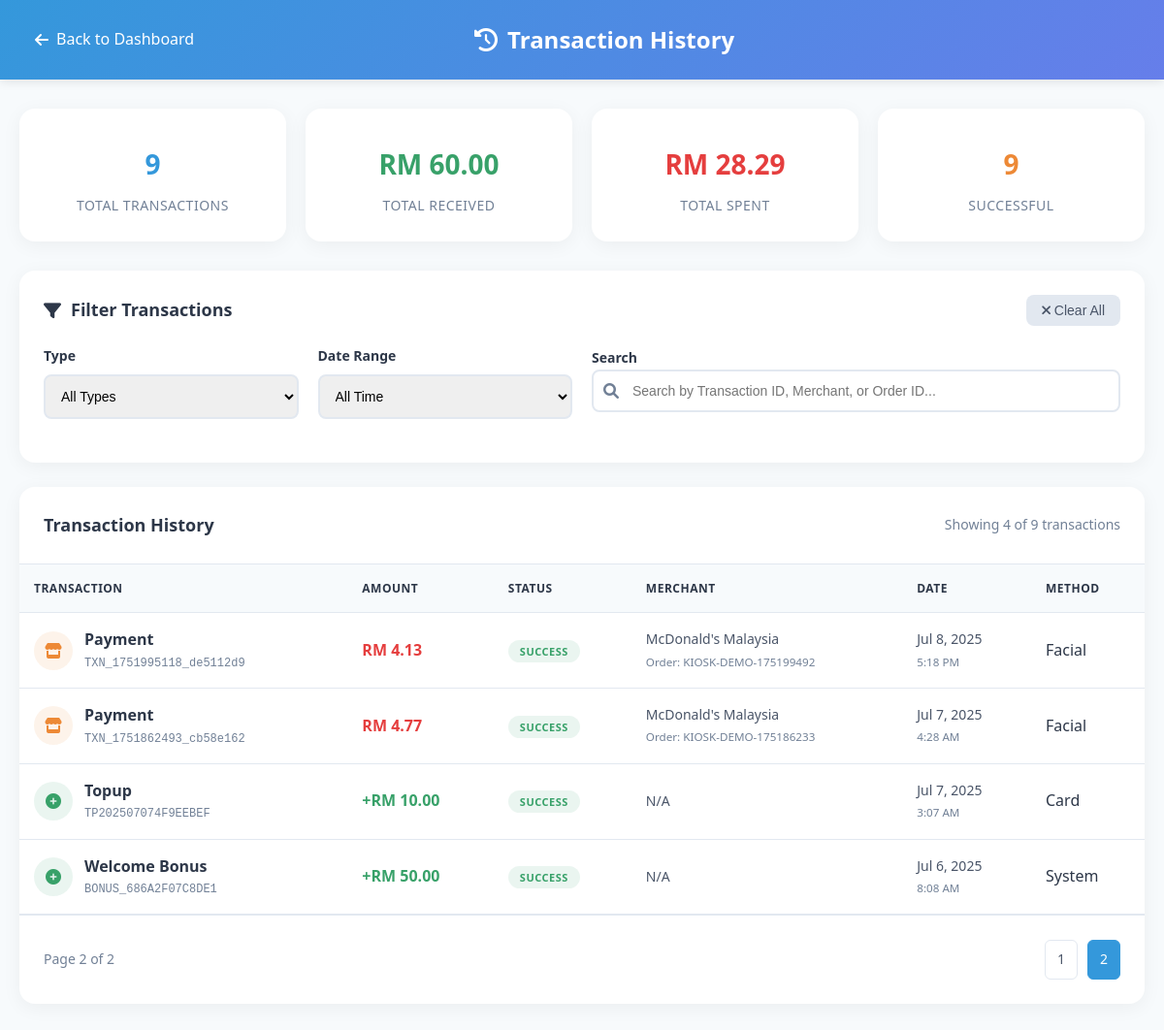
Page /customer_side/transaction_history.php?page=2 (signed in) on the committed database.
### tables this page shows
CREATE TABLE `transactions` (
  `id` int(11) NOT NULL,
  `user_id` int(11) NOT NULL,
  `transaction_id` varchar(100) DEFAULT NULL,
  `amount` decimal(10,2) NOT NULL,
  `status` enum('success','failed') DEFAULT 'success',
  `payment_method` varchar(50) DEFAULT 'facial',
  `timestamp` timestamp NOT NULL DEFAULT current_timestamp(),
  `order_id` varchar(20) DEFAULT NULL,
  `merchant_id` varchar(50) DEFAULT NULL,
  `merchant_name` varchar(100) DEFAULT NULL,
  `kiosk_id` varchar(50) DEFAULT NULL,
  `transaction_type` enum('payment','topup','transfer_send','transfer_receive','refund','Welcome Bonus') DEFAULT 'payment',
  `amount_encrypted` text DEFAULT NULL,
  `currency` varchar(3) DEFAULT 'MYR',
  `recipient_id` int(11) DEFAULT NULL,
  `merchant_info` longtext DEFAULT NULL CHECK (json_valid(`merchant_info`)),
  `failure_reason` text DEFAULT NULL,
  `metadata` longtext DEFAULT NULL CHECK (json_valid(`metadata`)),
  `ip_address` varchar(45) DEFAULT NULL,
  `user_agent` text DEFAULT NULL,
  `updated_at` timestamp NOT NULL DEFAULT current_timestamp() ON UPDATE current_timestamp()
);

### customer_side/transaction_history.php (the view, shortened to what this page needs)
<?php
$user_db_id = $_SESSION['user_db_id'] ?? null;
$items_per_page = 5;
$current_page = isset($_GET['page']) ? max(1, intval($_GET['page'])) : 1;
$offset = ($current_page - 1) * $items_per_page;
$type_filter = $_GET['type'] ?? 'all';
$date_filter = $_GET['date'] ?? 'all';
$search_filter = $_GET['search'] ?? '';
try {
    $conn = dbConnect();
    $where_conditions = ["user_id = ?"];
    $params = [$user_db_id];
    $param_types = "i";
    $where_clause = implode(" AND ", $where_conditions);
    $count_query = "SELECT COUNT(*) as total FROM transactions WHERE {$where_clause}";
    $stmt = $conn->prepare($count_query);
    if (!empty($params)) {
        $stmt->bind_param($param_types, ...$params);
    }
    $stmt->execute();
    $result = $stmt->get_result();
    $total_records = $result->fetch_assoc()['total'];
    $total_pages = ceil($total_records / $items_per_page);
    $query = "
        SELECT
            id, transaction_id, amount, status, payment_method, timestamp,
            order_id, merchant_id, merchant_name, transaction_type, currency,
            recipient_id, failure_reason, ip_address
        FROM transactions
        WHERE {$where_clause}
        ORDER BY timestamp DESC
        LIMIT ? OFFSET ?
    ";
    $stmt = $conn->prepare($query);
    $params[] = $items_per_page;
    $params[] = $offset;
    $param_types .= "ii";
    $stmt->bind_param($param_types, ...$params);
    $stmt->execute();
    $result = $stmt->get_result();
    $transactions = [];
    while ($row = $result->fetch_assoc()) {
        $transactions[] = $row;
    }
    $summary_query = "
        SELECT
            COUNT(*) as total_transactions,
            SUM(CASE WHEN amount > 0 THEN amount ELSE 0 END) as total_received,
            SUM(CASE WHEN amount < 0 THEN ABS(amount) ELSE 0 END) as total_spent,
            COUNT(CASE WHEN status = 'success' THEN 1 END) as successful_transactions
        FROM transactions
        WHERE {$where_clause}
    ";
    $stmt = $conn->prepare($summary_query);
    if (count($params) > 2) {
        $summary_params = array_slice($params, 0, -2);
        $summary_types = substr($param_types, 0, -2);
        $stmt->bind_param($summary_types, ...$summary_params);
    }
    $stmt->execute();
    $result = $stmt->get_result();
    $summary = $result->fetch_assoc();
} catch (Exception $e) {
    error_log("Transaction history error: " . $e->getMessage());
    $error = "Unable to load transaction history.";
    $transactions = [];
    $summary = [
        'total_transactions' => 0,
        'total_received' => 0,
        'total_spent' => 0,
        'successful_transactions' => 0
    ];
    $total_pages = 1;
    $total_records = 0;
}
function getStatusBadgeClass($status) {
    switch ($status) {
        case 'success': return 'status-success';
    }
}
function getTransactionIcon($type, $amount) {
    if ($amount > 0) {
        return 'fas fa-plus-circle';
    } else {
        switch ($type) {
            case 'payment': return 'fas fa-store';
        }
    }
}
function getTransactionColor($amount) {
    return $amount > 0 ? 'transaction-incoming' : 'transaction-outgoing';
}
?>
<!DOCTYPE html>
<html lang="en">
<head>
    <link rel="stylesheet" href="https://cdnjs.cloudflare.com/ajax/libs/font-awesome/6.0.0/css/all.min.css">
</head>
<body>
    <header class="header">
        <div class="header-content">
            <a href="dashboard.php" class="back-btn">
                <i class="fas fa-arrow-left"></i>
                Back to Dashboard
            </a>
            <div class="page-title">
                <i class="fas fa-history"></i>
                Transaction History
            </div>
        </div>
    </header>
    <main class="main-content">
        <div class="summary-grid">
            <div class="summary-card">
                <div class="summary-value value-primary"><?= number_format($summary['total_transactions']) ?></div>
                <div class="summary-label">Total Transactions</div>
            </div>
            <div class="summary-card">
                <div class="summary-value value-received">RM <?= number_format($summary['total_received'], 2) ?></div>
                <div class="summary-label">Total Received</div>
            </div>
            <div class="summary-card">
                <div class="summary-value value-spent">RM <?= number_format($summary['total_spent'], 2) ?></div>
                <div class="summary-label">Total Spent</div>
            </div>
            <div class="summary-card">
                <div class="summary-value value-warning"><?= number_format($summary['successful_transactions']) ?></div>
                <div class="summary-label">Successful</div>
            </div>
        </div>
        <div class="filters-section">
            <div class="filters-header">
                <div class="filters-title">
                    <i class="fas fa-filter"></i>
                    Filter Transactions
                </div>
                <button class="clear-filters" onclick="clearAllFilters()">
                    <i class="fas fa-times"></i> Clear All
                </button>
            </div>
            <form method="GET" id="filtersForm">
                <div class="filters-grid">
                    <div class="filter-group">
                        <label class="filter-label">Type</label>
                        <select name="type" class="filter-select" onchange="this.form.submit()">
                            <option value="all" <?= $type_filter === 'all' ? 'selected' : '' ?>>All Types</option>
                        </select>
                    </div>
                    <div class="filter-group">
                        <label class="filter-label">Date Range</label>
                        <select name="date" class="filter-select" onchange="this.form.submit()">
                            <option value="all" <?= $date_filter === 'all' ? 'selected' : '' ?>>All Time</option>
                        </select>
                    </div>
                    <div class="search-container">
                        <label class="filter-label">Search</label>
                        <div style="position: relative;">
                            <i class="fas fa-search search-icon"></i>
                            <input type="text" name="search" class="search-input"
                                   placeholder="Search by Transaction ID, Merchant, or Order ID..."
                                   value="<?= htmlspecialchars($search_filter) ?>">
                        </div>
                    </div>
                </div>
            </form>
        </div>
        <div class="transactions-section">
            <div class="transactions-header">
                <div class="transactions-title">Transaction History</div>
                <div class="results-count">
                    Showing <?= count($transactions) ?> of <?= number_format($total_records) ?> transactions
                </div>
            </div>
            <?php if (count($transactions) > 0): ?>
                <table class="transactions-table">
                    <thead>
                        <tr>
                            <th>Transaction</th>
                            <th>Amount</th>
                            <th>Status</th>
                            <th>Merchant</th>
                            <th>Date</th>
                            <th>Method</th>
                        </tr>
                    </thead>
                    <tbody>
                        <?php foreach ($transactions as $transaction): ?>
                            <tr class="transaction-row">
                                <td>
                                    <div class="transaction-info">
                                        <div class="transaction-icon <?= getTransactionColor($transaction['amount']) ?>">
                                            <i class="<?= getTransactionIcon($transaction['transaction_type'], $transaction['amount']) ?>"></i>
                                        </div>
                                        <div class="transaction-details">
                                            <h4><?= ucwords(str_replace('_', ' ', $transaction['transaction_type'])) ?></h4>
                                            <div class="transaction-id"><?= htmlspecialchars($transaction['transaction_id']) ?></div>
                                        </div>
                                    </div>
                                </td>
                                <td class="amount-cell">
                                    <span class="<?= $transaction['amount'] > 0 ? 'amount-positive' : 'amount-negative' ?>">
                                        <?= $transaction['amount'] > 0 ? '+' : '' ?>RM <?= number_format(abs($transaction['amount']), 2) ?>
                                    </span>
                                </td>
                                <td>
                                    <span class="status-badge <?= getStatusBadgeClass($transaction['status']) ?>">
                                        <?= ucfirst($transaction['status']) ?>
                                    </span>
                                </td>
                                <td>
                                    <div class="merchant-info">
                                        <?= $transaction['merchant_name'] ? htmlspecialchars($transaction['merchant_name']) : 'N/A' ?>
                                        <?php if ($transaction['order_id']): ?>
                                            <br><small style="color: var(--text-light);">Order: <?= htmlspecialchars($transaction['order_id']) ?></small>
                                        <?php endif; ?>
                                    </div>
                                </td>
                                <td>
                                    <div class="date-info">
                                        <?= date('M j, Y', strtotime($transaction['timestamp'])) ?>
                                        <br><small style="color: var(--text-light);"><?= date('g:i A', strtotime($transaction['timestamp'])) ?></small>
                                    </div>
                                </td>
                                <td>
                                    <span style="text-transform: capitalize;">
                                        <?= htmlspecialchars($transaction['payment_method']) ?>
                                    </span>
                                </td>
                            </tr>
                        <?php endforeach; ?>
                    </tbody>
                </table>
                <?php if ($total_pages > 1): ?>
                    <div class="pagination-section">
                        <div class="pagination-info">
                            Page <?= $current_page ?> of <?= $total_pages ?>
                        </div>
                        <div class="pagination-controls">
                            <?php
                            $start_page = max(1, $current_page - 2);
                            $end_page = min($total_pages, $current_page + 2);
                            for ($i = $start_page; $i <= $end_page; $i++):
                            ?>
                                <a href="?<?= http_build_query(array_merge($_GET, ['page' => $i])) ?>"
                                   class="pagination-btn <?= $i === $current_page ? 'active' : '' ?>">
                                    <?= $i ?>
                                </a>
                            <?php endfor; ?>
                        </div>
                    </div>
                <?php endif; ?>
            <?php endif; ?>
        </div>
    </main>
</body>
</html>

### rows in the picture
transactions: transaction_type "Payment", transaction "TXN_1751995118_de5112d9", amount "4.13", status "SUCCESS", merchant_name "McDonald's Malaysia", order "KIOSK-DEMO-175199492", timestamp "Jul 8, 2025", timestamp "5:18 PM", payment_method "Facial"
transactions: transaction_type "Payment", transaction "TXN_1751862493_cb58e162", amount "4.77", status "SUCCESS", merchant_name "McDonald's Malaysia", order "KIOSK-DEMO-175186233", timestamp "Jul 7, 2025", timestamp "4:28 AM", payment_method "Facial"
transactions: transaction_type "Topup", transaction "TP202507074F9EEBEF", amount "10.00", status "SUCCESS", shows "N/A", timestamp "Jul 7, 2025", timestamp "3:07 AM", payment_method "Card"
transactions: transaction_type "Welcome Bonus", transaction "BONUS_686A2F07C8DE1", amount "50.00", status "SUCCESS", shows "N/A", timestamp "Jul 6, 2025", timestamp "8:08 AM", payment_method "System"

### other values in the picture
$summary['total_transactions'] "9"
$summary['total_received'] "60.00"
$summary['total_spent'] "28.29"
$summary['successful_transactions'] "9"
count($transactions) "4"
$total_records "9"
$current_page "2"
$total_pages "2"
